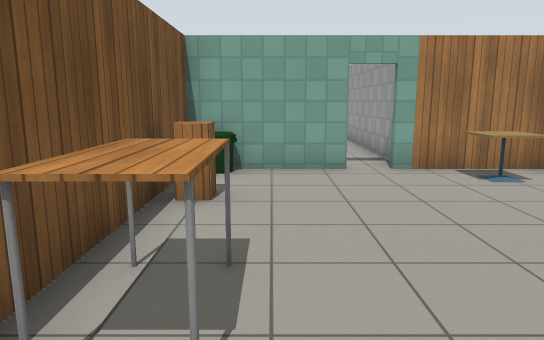
[1] (above)

12 first-person views from a walk through a robot-simulator world made for Gazebo. The camera is 1.3 m above the floor, tilts 10° down and sees 70° across. The floor is counted in squares, 1 m on a side. Each view is taken from the middle of a square. On the plan, view 1 faces up. The plan holds only what a view shows up to about 16 squares ahead; the rest is blank. The robots in the file are not drawn. Gazebo's built-in surfaces are drawn with simple patterns.

[2]
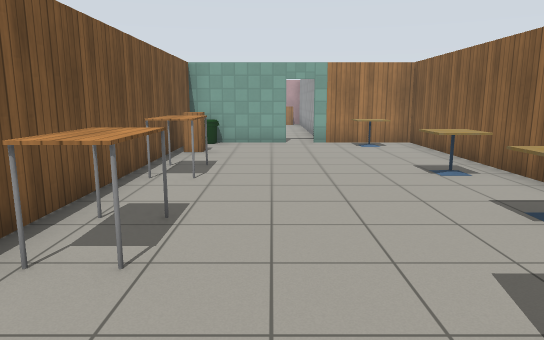

[3]
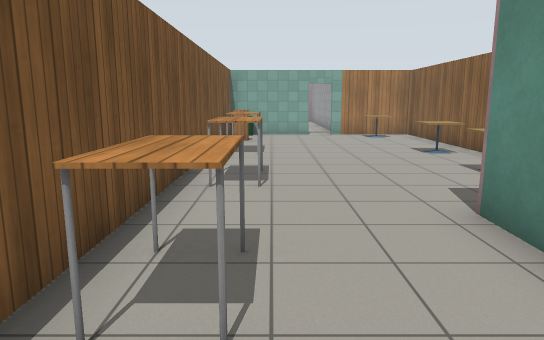

[4]
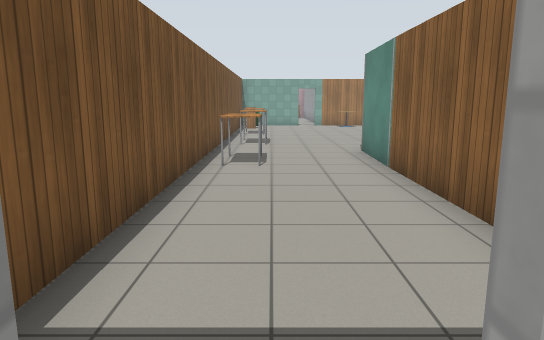

[5]
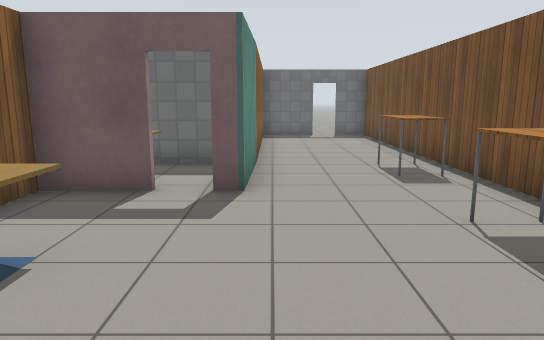

[6]
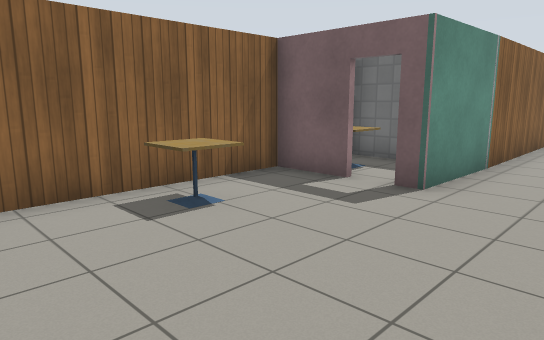

[7]
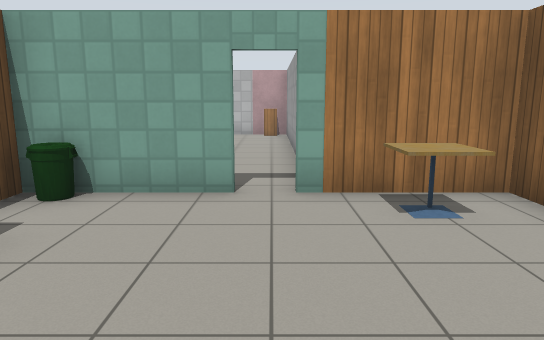

[8]
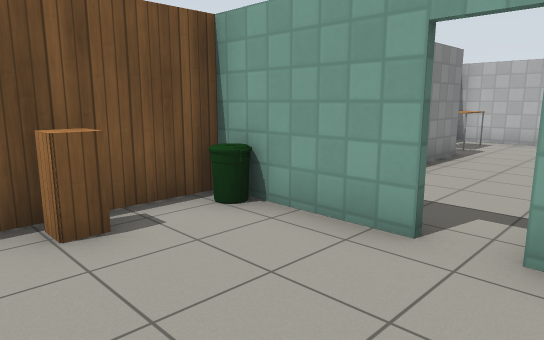

[9]
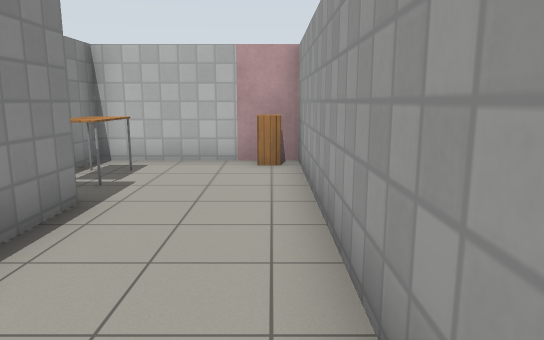

[10]
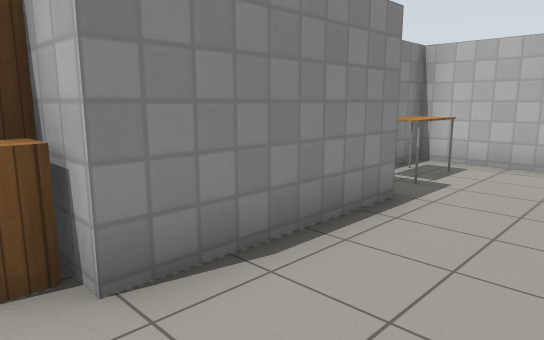

[11]
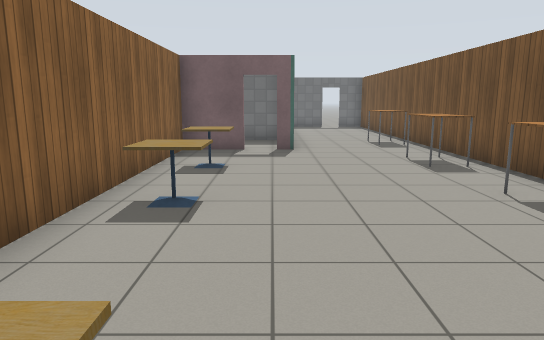

[12]
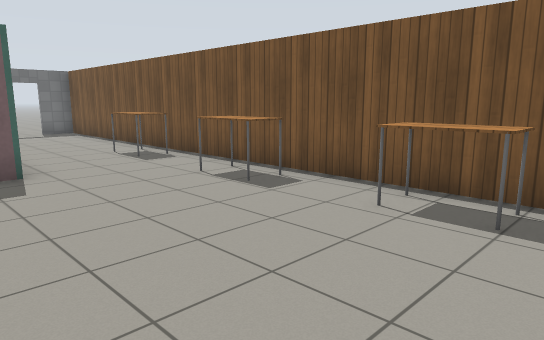

### Floor plan
Key: @ floor where view 1 was taken; # wall or solid block; . floor; D open door; B bin; T cafe table; C cabinet; A table; O other object.
Columns run from 2 left of view 1 to 6 right of it. Each row starts with its distance up from view 1.
 18 #####
 17 #...C#
 16 #A...#
 15  A...#
 14  #...#
 13  #...#
 12  #...#
 11  #...#
 10 #C...#
  9 #....#
  8 #.##D####
  7 #B .D.T.#
  6 #.....T.#
  5 #C......#
  4 #.......#
  3 #A......#
  2 #A....T.#
  1 #.......#
  0 #.@.....#
 -1 #AA...T.#
 -2 #AA.....#
 -3 #.......#
 -4 #....DO##
 -5 #AA..#OO
 -6 #AA.####
 -7 #...#
 -8 #...#
 -9 #...#
-10 #...#
-11 #...#
-12 #...#
-13 ##D##
-14   .

Positions as (right, up) in squares from view 1, and headings:
1: (0, 0), facing up
2: (1, -5), facing up
3: (0, -8), facing up
4: (0, -14), facing up
5: (2, 2), facing down
6: (0, 2), facing down-right
7: (2, 2), facing up
8: (3, 4), facing up-left
9: (2, 9), facing up
10: (2, 9), facing up-left
11: (3, 7), facing down
12: (4, 4), facing down-left
